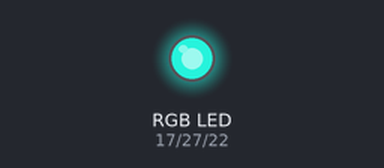
The program below on a simulated Raspberry Pi (BCM pin numbers). Shown: an RGB LED mixed from three pins (HIGH = lit). Dim RGB values are drawn brighter than linear; random numbers come from a fixed seed. At 10.0 s the program stops and its outputs stay as they are.

Above: at 0.1 s.
At 1.1 s:
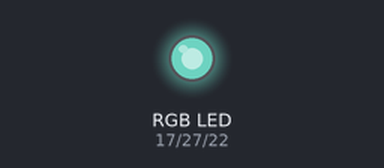
At 2.1 s:
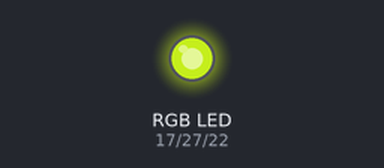
At 5.1 s:
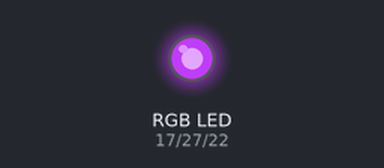
At 7.1 s:
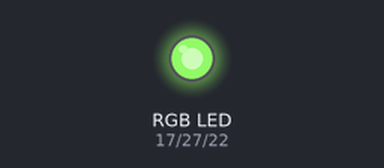
At 10.1 s:
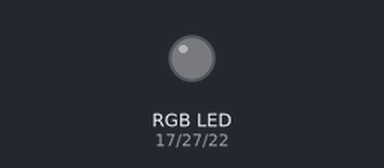
Timing chart, 0 to 11.5 s (numbered marks = the images above):
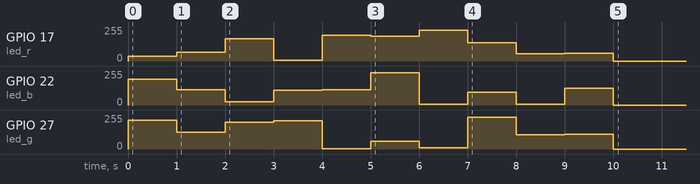

The program:

rgbled-pwm-random.py
```python
from gpiozero import PWMOutputDevice
import time
import random

led_r = PWMOutputDevice(17)
led_g = PWMOutputDevice(27)
led_b = PWMOutputDevice(22)

for i in range(10):
# while True:
    led_r.value = random.random()
    led_g.value = random.random()
    led_b.value = random.random()

    time.sleep(1)
```

Measured:
- by itself, GPIO 17 (led_r): 34/255 → 65/255 at 1.0 s, → 166/255 1.0 s later, → 7/255 1.0 s later, → 194/255 1.0 s later, … (10 changes in this stretch)
- by itself, GPIO 27 (led_g): 216/255 → 126/255 at 1.0 s, → 201/255 1.0 s later, → 213/255 1.0 s later, → 1/255 1.0 s later, … (10 changes in this stretch)
